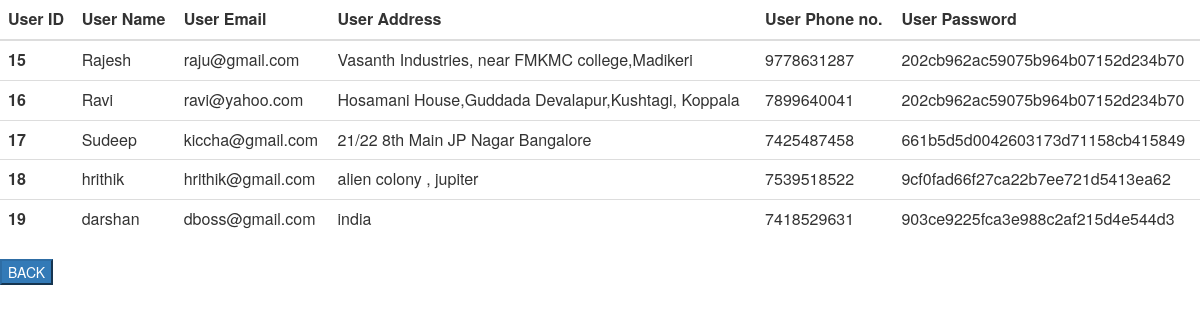
Page /admin/user.php (signed in) on the committed database.
### tables this page shows
CREATE TABLE `user` (
  `id` int(11) NOT NULL,
  `User_name` varchar(100) NOT NULL,
  `User_email` varchar(100) NOT NULL,
  `User_address` varchar(100) NOT NULL,
  `User_phone_no` varchar(50) NOT NULL,
  `User_password` varchar(50) NOT NULL
);

### admin/user.php (the view, shortened to what this page needs)
<?php
if(isset($_SESSION['id']))
{
    $connection=mysqli_connect("localhost","root","","dbms");
    ?>
    <html>
    <link href="//maxcdn.bootstrapcdn.com/bootstrap/3.3.0/css/bootstrap.min.css" rel="stylesheet" id="bootstrap-css">
    <body>
    <?php
    $sql="SELECT * FROM user;";
    $result=mysqli_query($connection,$sql);
    $resultcheck=mysqli_num_rows($result);
    if($resultcheck>0)
    {
    ?>
    <table class="table">
        <thead class="thead-dark">
        <tr>
            <th scope="col">User ID</th>
            <th scope="col">User Name</th>
            <th scope="col">User Email</th>
            <th scope="col">User Address</th>
            <th scope="col">User Phone no.</th>
            <th scope="col">User Password</th>
        </tr>
        </thead>
        <?php
        while($row=mysqli_fetch_assoc($result))
        {
            ?>
            <tr>
                <th scope="col"><?php echo $row['id'];?></th>
                <td><?php echo $row['User_name'];?></td>
                <td><?php echo $row['User_email'];?></td>
                <td><?php echo $row['User_address'];?></td>
                <td><?php echo $row['User_phone_no'];?></td>
                <td><?php echo $row['User_password'];?></td>
            </tr>
            <?php
        }
        }
        else
        {
            echo "<h1><center>No Data Found!!!!!!</center></h1>";
        }
        ?>
    </table>
    <a href="home.php">
        <button class="btn-primary" value="logout">BACK</button>
    </a>
    </body>
    </html>
    <?php
}
else
{
    header('Location:login.php');
}
?>

### rows in the picture
user: id "15", User_name "Rajesh", User_email "raju@gmail.com", User_address "Vasanth Industries, near FMKMC college,Madikeri", User_phone_no "9778631287", User_password "202cb962ac59075b964b07152d234b70"
user: id "16", User_name "Ravi", User_email "ravi@yahoo.com", User_address "Hosamani House,Guddada Devalapur,Kushtagi, Koppala", User_phone_no "7899640041", User_password "202cb962ac59075b964b07152d234b70"
user: id "17", User_name "Sudeep", User_email "kiccha@gmail.com", User_address "21/22 8th Main JP Nagar Bangalore", User_phone_no "7425487458", User_password "661b5d5d0042603173d71158cb415849"
user: id "18", User_name "hrithik", User_email "hrithik@gmail.com", User_address "alien colony , jupiter", User_phone_no "7539518522", User_password "9cf0fad66f27ca22b7ee721d5413ea62"
user: id "19", User_name "darshan", User_email "dboss@gmail.com", User_address "india", User_phone_no "7418529631", User_password "903ce9225fca3e988c2af215d4e544d3"
